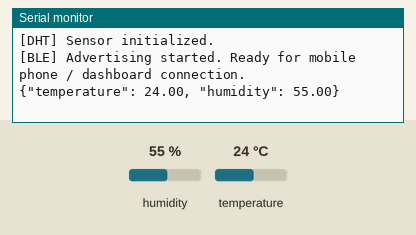
This sketch was run on a simulated ESP32. Parts: the last lines printed to the serial monitor. Inputs (shaded band) come from the test bench; at power-on: humidity 55 %, temperature 24 °C. Nothing arrives over Bluetooth unless stated; a phone connects over Bluetooth LE 3 s after start.

Above: at 2.2 s.
2.3 s: humidity set to 22 %
At 4.8 s:
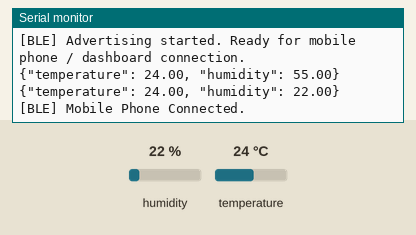
5.5 s: temperature set to 12 °C
At 7.6 s:
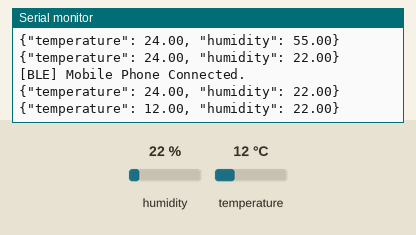
8.2 s: humidity set to 40 %
At 10.5 s:
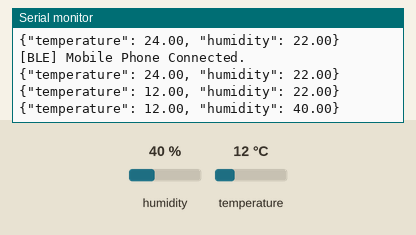
Timing chart, 0 to 12.0 s (numbered marks = the images above; inputs shaded):
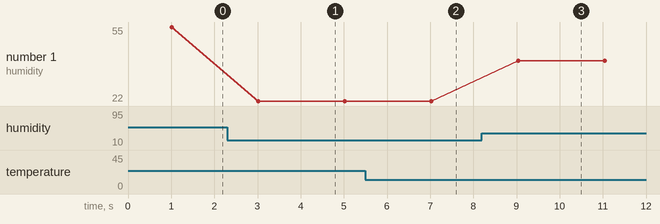

The sketch:

esp32_sensor_ble_serial.ino
```cpp
/*
  Freshroute - ESP32 Cold-Chain Environmental Telemetry System
  ==============================================================
  Reads Temperature & Relative Humidity from DHT22 / DHT11 sensor
  and transmits data via:
    1. USB Serial COM port (JSON string)
    2. Bluetooth Low Energy (BLE) Environmental Sensing Service
    3. WiFi HTTP POST (Optional)

  Wiring:
    ESP32 Pin 3.3V / 5V -> Sensor VCC
    ESP32 Pin GND       -> Sensor GND
    ESP32 Pin GPIO 4    -> Sensor DATA (with 10k pullup resistor)
*/

#include <Arduino.h>
#include <BLEDevice.h>
#include <BLEServer.h>
#include <BLEUtils.h>
#include <BLE2902.h>
#include "DHT.h"

// Define DHT Pin and Type
#define DHTPIN 4
#define DHTTYPE DHT22   // Change to DHT11 if using DHT11

DHT dht(DHTPIN, DHTTYPE);

// BLE UUIDs for Environmental Sensing Service (ESS)
#define SERVICE_UUID        "0000181A-0000-1000-8000-00805F9B34FB"
#define TEMP_CHAR_UUID      "00002A6E-0000-1000-8000-00805F9B34FB"
#define HUM_CHAR_UUID       "00002A6F-0000-1000-8000-00805F9B34FB"

BLEServer* pServer = NULL;
BLECharacteristic* pTempCharacteristic = NULL;
BLECharacteristic* pHumCharacteristic = NULL;
bool deviceConnected = false;
bool oldDeviceConnected = false;

class MyServerCallbacks: public BLEServerCallbacks {
    void onConnect(BLEServer* pServer) {
      deviceConnected = true;
      Serial.println("[BLE] Mobile Phone Connected.");
    };

    void onDisconnect(BLEServer* pServer) {
      deviceConnected = false;
      Serial.println("[BLE] Mobile Phone Disconnected.");
    }
};

void setup() {
  Serial.begin(115200);
  delay(1000);
  Serial.println("\n[ESP32] Initializing Cold-Chain Sensor System...");

  // Initialize DHT Sensor
  dht.begin();
  Serial.println("[DHT] Sensor initialized.");

  // Initialize BLE Device
  BLEDevice::init("Freshroute-ESP32-Truck");
  pServer = BLEDevice::createServer();
  pServer->setCallbacks(new MyServerCallbacks());

  BLEService *pService = pServer->createService(SERVICE_UUID);

  // Temperature Characteristic (Notify)
  pTempCharacteristic = pService->createCharacteristic(
                      TEMP_CHAR_UUID,
                      BLECharacteristic::PROPERTY_READ |
                      BLECharacteristic::PROPERTY_NOTIFY
                    );
  pTempCharacteristic->addDescriptor(new BLE2902());

  // Humidity Characteristic (Notify)
  pHumCharacteristic = pService->createCharacteristic(
                      HUM_CHAR_UUID,
                      BLECharacteristic::PROPERTY_READ |
                      BLECharacteristic::PROPERTY_NOTIFY
                    );
  pHumCharacteristic->addDescriptor(new BLE2902());

  pService->start();

  // Start BLE Advertising
  BLEAdvertising *pAdvertising = BLEDevice::getAdvertising();
  pAdvertising->addServiceUUID(SERVICE_UUID);
  pAdvertising->setScanResponse(true);
  pAdvertising->setMinPreferred(0x06);
  pAdvertising->setMinPreferred(0x12);
  BLEDevice::startAdvertising();
  Serial.println("[BLE] Advertising started. Ready for mobile phone / dashboard connection.");
}

void loop() {
  // Read sensor values (takes ~250ms)
  float humidity = dht.readHumidity();
  float temperature = dht.readTemperature(); // Celsius

  if (isnan(humidity) || isnan(temperature)) {
    Serial.println("{\"error\": \"Failed to read from DHT sensor\"}");
    delay(2000);
    return;
  }

  // 1. Output clean JSON over USB Serial for the Dashboard
  // Format: {"temperature": 24.5, "humidity": 71.8}
  Serial.print("{\"temperature\": ");
  Serial.print(temperature, 2);
  Serial.print(", \"humidity\": ");
  Serial.print(humidity, 2);
  Serial.println("}");

  // 2. Notify over BLE if phone is connected
  if (deviceConnected) {
    // BLE Temperature format: 0.01 deg Celsius (int16)
    int16_t bleTemp = (int16_t)(temperature * 100);
    pTempCharacteristic->setValue((uint8_t*)&bleTemp, 2);
    pTempCharacteristic->notify();

    // BLE Humidity format: 0.01 % RH (uint16)
    uint16_t bleHum = (uint16_t)(humidity * 100);
    pHumCharacteristic->setValue((uint8_t*)&bleHum, 2);
    pHumCharacteristic->notify();
  }

  // Disconnecting reconnect handling
  if (!deviceConnected && oldDeviceConnected) {
    delay(500);
    pServer->startAdvertising();
    Serial.println("[BLE] Restarted advertising.");
    oldDeviceConnected = deviceConnected;
  }
  if (deviceConnected && !oldDeviceConnected) {
    oldDeviceConnected = deviceConnected;
  }

  // Sample interval (e.g. 2000 ms)
  delay(2000);
}
```

Measured:
- after the input at 2.3 s, the serial monitor: prints a new line after 0.72 s (image 1)
- after the input at 5.5 s, the serial monitor: prints a new line after 1.5 s (image 2)
- after the input at 8.2 s, the serial monitor: prints a new line after 0.83 s (image 3)
- plotted number 1: 55 → 22 after the input at 2.3 s, 22 → 40 after the input at 8.2 s
